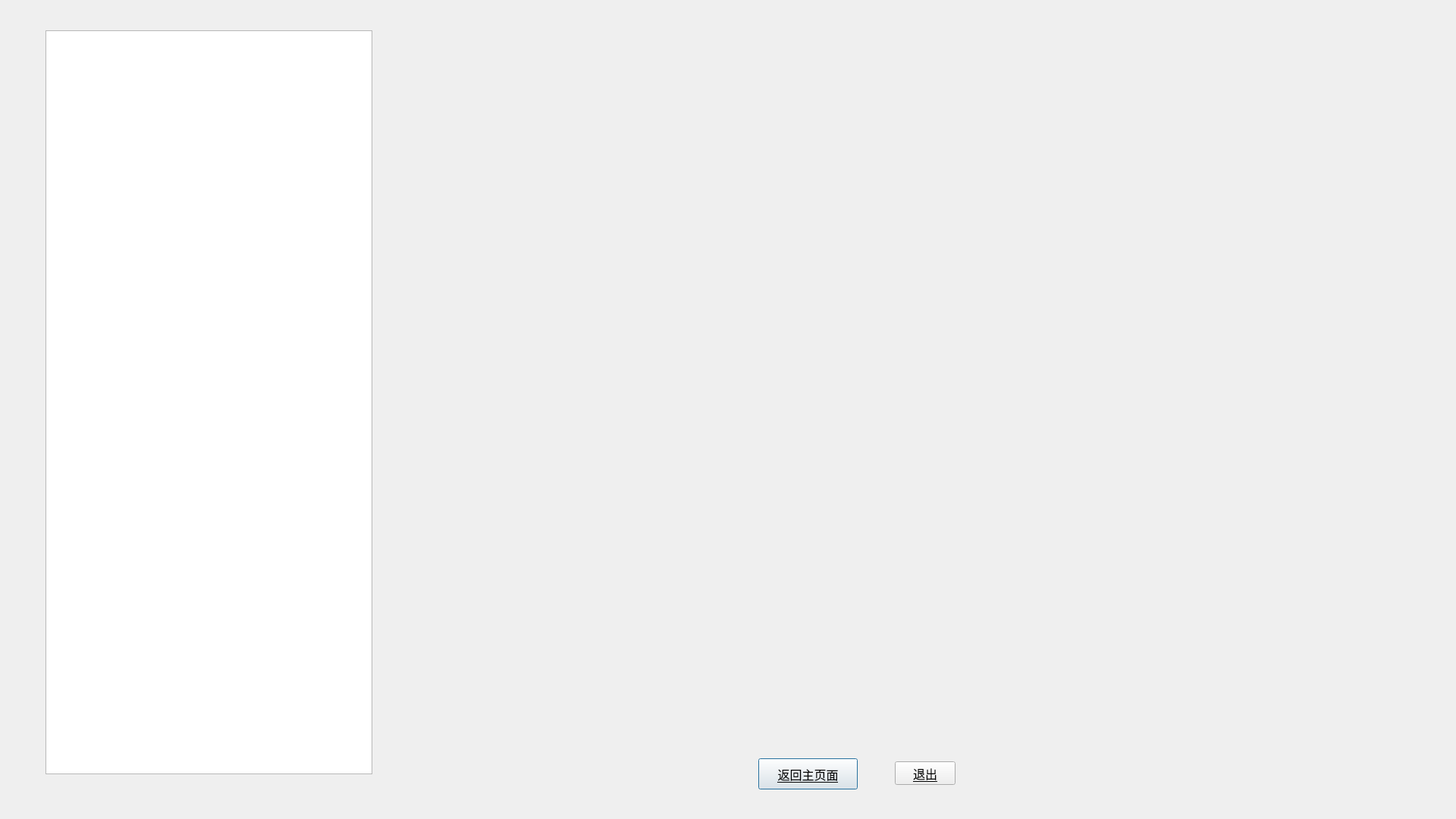
<?xml version="1.0" encoding="UTF-8"?>
<ui version="4.0">
 <class>leaderTask</class>
 <widget class="QDialog" name="leaderTask">
  <property name="geometry">
   <rect>
    <x>0</x>
    <y>0</y>
    <width>1920</width>
    <height>1080</height>
   </rect>
  </property>
  <property name="windowTitle">
   <string>Dialog</string>
  </property>
  <property name="styleSheet">
   <string notr="true">#frame{border-image: url(:/background/leadertask.png);
border-top-left-radius:15px;border-top-right-radius:15px;border-bottom-left-radius:15px;border-bottom-right-radius:15px;}</string>
  </property>
  <widget class="QFrame" name="frame">
   <property name="geometry">
    <rect>
     <x>0</x>
     <y>0</y>
     <width>1921</width>
     <height>1081</height>
    </rect>
   </property>
   <property name="frameShape">
    <enum>QFrame::StyledPanel</enum>
   </property>
   <property name="frameShadow">
    <enum>QFrame::Raised</enum>
   </property>
   <widget class="QStackedWidget" name="stackedWidget">
    <property name="geometry">
     <rect>
      <x>590</x>
      <y>50</y>
      <width>911</width>
      <height>901</height>
     </rect>
    </property>
   </widget>
   <widget class="QPushButton" name="Main">
    <property name="geometry">
     <rect>
      <x>1000</x>
      <y>1000</y>
      <width>131</width>
      <height>41</height>
     </rect>
    </property>
    <property name="font">
     <font>
      <family>等线</family>
      <pointsize>12</pointsize>
      <underline>true</underline>
     </font>
    </property>
    <property name="text">
     <string>返回主页面</string>
    </property>
   </widget>
   <widget class="QListWidget" name="listWidget">
    <property name="geometry">
     <rect>
      <x>60</x>
      <y>40</y>
      <width>431</width>
      <height>981</height>
     </rect>
    </property>
   </widget>
   <widget class="QPushButton" name="exitBtn">
    <property name="geometry">
     <rect>
      <x>1180</x>
      <y>1004</y>
      <width>80</width>
      <height>31</height>
     </rect>
    </property>
    <property name="font">
     <font>
      <family>等线</family>
      <pointsize>12</pointsize>
      <underline>true</underline>
     </font>
    </property>
    <property name="text">
     <string>退出</string>
    </property>
   </widget>
  </widget>
 </widget>
 <resources/>
 <connections/>
</ui>
